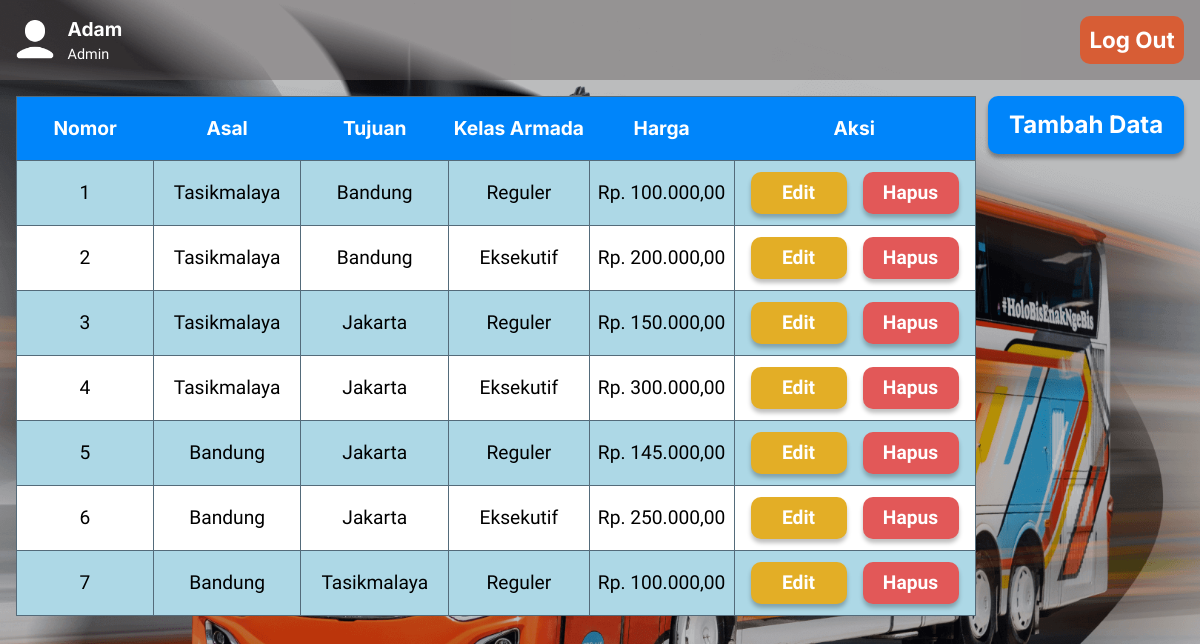
The app's page /app/dashboard.php (signed in) with its own data.
### tables this page shows
CREATE TABLE `rute` (
  `id` int(11) NOT NULL,
  `asal` varchar(50) NOT NULL,
  `tujuan` varchar(50) NOT NULL,
  `kelas` varchar(50) NOT NULL,
  `harga` int(11) NOT NULL
);

### class/database.php (called while the page is built, shortened)
<?php
class Database{
    private $host = "localhost",
            $user = "root",
            $pass = "",
            $db = "ticketing_bus";
    public function __construct(){
        $this->koneksi = mysqli_connect($this->host, $this->user, $this->pass, $this->db);
    }
}
?>

### class/rute.php (called while the page is built, shortened)
<?php
require_once 'database.php';
class Rute extends Database{
    public function tampilRute(){
        $sql = "SELECT * FROM rute";
        $data = mysqli_query($this->koneksi, $sql);
        $rows = mysqli_fetch_all($data, MYSQLI_ASSOC);
        return $rows;
    }
}
?>

### app/dashboard.php (the view, shortened to what this page needs)
<?php
require_once '../class/rute.php';
$data = new Rute();
$data->tampilRute();
$nama = $_SESSION['nama'];
$jabatan = $_SESSION['jabatan'];
?>
<!DOCTYPE html>
<html lang="en">
<head>
	<link rel="stylesheet" href="../css/dashboard.css">
</head>
<body>
	<header class="navbar">
		<div class="left-section">
			<img src="../images/user.png" alt="user-logo" class="user-logo">
			<div class="user-info">
				<div class="username"><?php echo $nama; ?></div>
				<div class="tipe-user"><?php echo $jabatan; ?></div>
			</div>
		</div>
		<ul>
		</ul>
		<div class="right-section">
			<a href="verifikasi_login.php?action=logout" class="logout"><span>Log Out</span></a>
		</div>
	</header>
	<main class="container">
		<table cellspacing="0">
			<tr class="head">
				<th>Nomor</th>
				<th>Asal</th>
				<th>Tujuan</th>
				<th>Kelas Armada</th>
				<th>Harga</th>
				<th colspan="2">Aksi</th>
			</tr>
			<?php
			$no = 1;
			foreach ($data->tampilRute() as $bus) {
			?>
				<tr>
					<td><?php echo $no++ ?></td>
					<td><?php echo $bus['asal'] ?></td>
					<td><?php echo $bus['tujuan'] ?></td>
					<td><?php echo $bus['kelas'] ?></td>
					<td><?php echo  "Rp. " . number_format($bus['harga'], 2, ',', '.'); ?></td>
					<td colspan="2" class="aksi-group">
						<button type="button" class="edit-btn"><a href="edit.php?id=<?= $bus['id'] ?>">edit</a></button>
						<button type="button" class="hapus-btn"><a href="action.php?action=hapus&id=<?= $bus['id'] ?>">hapus</a></button>
					</td>
				<?php }; ?>
				</tr>
		</table>
		<br>
		<div class="button-wrapper">
			<button type="button" class="js-add-btn">Tambah Data</button>
		</div>
	</main>
</body>
</html>

### css/dashboard.css (style rules this page uses)
*, *::before, *::after { box-sizing: border-box; }
* { font-family: "Itim", cursive; margin: 0; text-decoration: none; }
body { line-height: 1.5; -webkit-font-smoothing: antialiased; }
img, picture, video, canvas, svg { display: block; max-width: 100%; }
input, button, textarea, select { font: inherit; }
a { text-decoration: none; }
body { position: relative; width: 100%; height: 100%; background: url("../images/v9_3.png") no-repeat; background-position: center center; background-size: cover; background-attachment: fixed; }
.navbar { display: grid; grid-template-columns: 10% 80% 10%; width: 100%; height: 10vh; position: fixed; background: rgba(100, 94, 94, 0.4399999976158142); z-index: 997; padding: 0; }
.navbar .left-section { display: flex; align-items: center; font-family: "Inter", sans-serif; }
.navbar .left-section .user-logo { width: 50px; margin-left: 0.6rem; }
.navbar .user-info { display: flex; align-items: start; justify-content: center; flex-direction: column; padding: 0 0 0 0.5rem; height: 100%; color: white; font-size: 0.9rem; font-family: "Inter", sans-serif; }
.navbar .username { font-size: 1.2rem; font-family: "Inter", sans-serif; }
.navbar .user-info .username { font-weight: bold; }
.navbar ul { height: 100%; display: flex; justify-content: center; align-items: center; gap: 7.5rem; list-style-type: none; }
.navbar .right-section { display: flex; justify-content: center; align-items: center; margin-right: 1rem; }
.navbar .right-section a { text-decoration: none; color: white; font-weight: bold; font-size: 1.4rem; width: 7rem; height: 3rem; background-color: rgba(246, 69, 10, 0.678); display: flex; justify-content: center; align-items: center; border-radius: 10px; }
.navbar .right-section a span { font-family: "Inter", sans-serif; }
.container { position: relative; top: 5rem; width: inherit; min-height: 30rem; display: flex; justify-content: center; gap: 0.4rem; padding: 1rem; }
.container table { width: 70rem; height: fit-content; border: 1px solid black; border-radius: 2rem; }
.container table tr, .container table td { text-align: center; width: 10rem; height: 4rem; }
.container table, tr, td { font-size: 1.2rem; border: 1px solid rgb(84, 107, 122); border-collapse: collapse; }
.container table tr, th { background-color: white; font-family: "Inter", sans-serif; }
.container table tr:nth-child(1), th { background-color: rgb(0, 133, 250); color: white; }
.container table tr:nth-child(even) { background-color: lightblue; font-family: "Inter", sans-serif; }
.container table tr .aksi-group { display: flex; justify-content: center; align-items: center; gap: 1rem; width: 100%; border: none; padding: 1rem; }
.container table tr td button { font-family: "Inter", sans-serif; font-weight: bold; text-transform: capitalize; width: 6rem; height: 2.6rem; border: none; border-radius: 10px; outline: none; color: white; box-shadow: 0px 4px 4px rgba(0, 0, 0, 0.25); transition: 0.2s ease-in-out; cursor: pointer; }
.container table tr td button:first-child { background-color: rgb(227, 174, 38); }
.container table tr td button:last-child { background-color: rgb(226, 88, 88); }
.container .edit-btn a, .container .hapus-btn a { text-decoration: none; color: inherit; }
.container .button-wrapper button { padding: 0.7rem 1.3rem; height: fit-content; background-color: rgb(0, 133, 250); text-decoration: none; text-wrap: nowrap; color: white; font-size: 1.5rem; font-weight: bold; border: none; outline: none; box-shadow: 0px 4px 4px rgba(0, 0, 0, 0.34); border-radius: 10px; transform: 0.25s ease-in-out; font-family: "Inter", sans-serif; cursor: pointer; }

### records on screen
rute: asal "Tasikmalaya", tujuan "Bandung", kelas "Reguler", harga "100.000,00"
rute: asal "Tasikmalaya", tujuan "Bandung", kelas "Eksekutif", harga "200.000,00"
rute: asal "Tasikmalaya", tujuan "Jakarta", kelas "Reguler", harga "150.000,00"
rute: asal "Tasikmalaya", tujuan "Jakarta", kelas "Eksekutif", harga "300.000,00"
rute: asal "Bandung", tujuan "Jakarta", kelas "Reguler", harga "145.000,00"
rute: asal "Bandung", tujuan "Jakarta", kelas "Eksekutif", harga "250.000,00"
rute: asal "Bandung", tujuan "Tasikmalaya", kelas "Reguler", harga "100.000,00"

### other values on screen
$nama "Adam"
$jabatan "Admin"
